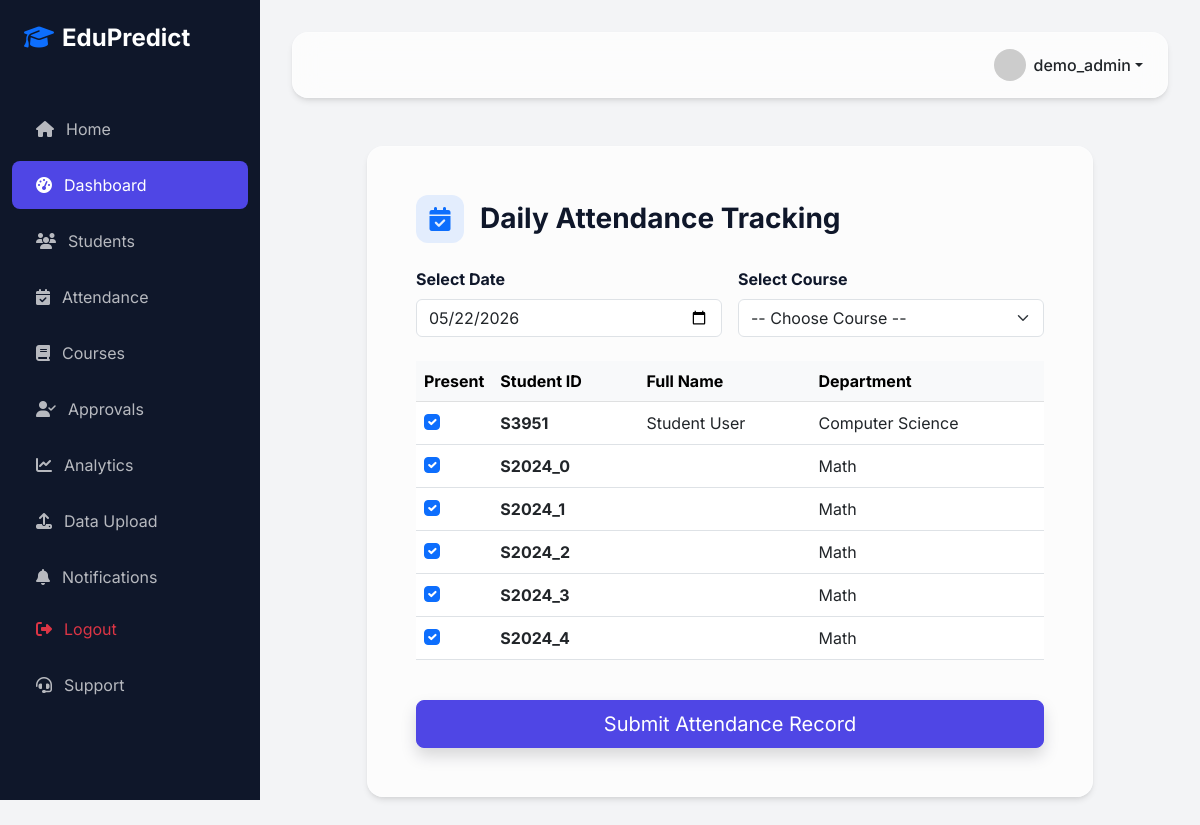
The app's page /dashboard/attendance/ (signed in) with its own data.
### accounts/models.py (models this page shows, shortened)
class User(AbstractUser):
    ROLE_CHOICES = (
        ('ADMIN', 'Admin'),
        ('TEACHER', 'Teacher'),
        ('STUDENT', 'Student'),
        ('ANALYST', 'Analyst'),
    )
    role = models.CharField(max_length=10, choices=ROLE_CHOICES, default='STUDENT')
    profile_pic = models.ImageField(upload_to='profiles/', null=True, blank=True)
    phone = models.CharField(max_length=15, null=True, blank=True)
    is_approved = models.BooleanField(default=False)
    def is_admin(self):
        return self.role == 'ADMIN'
    def is_teacher(self):
        return self.role == 'TEACHER'
    def is_student(self):
        return self.role == 'STUDENT'

### dashboard/models.py (models this page shows, shortened)
class Student(models.Model):
    user = models.OneToOneField(settings.AUTH_USER_MODEL, on_delete=models.CASCADE, related_name='student_profile')
    student_id = models.CharField(max_length=20, unique=True)
    department = models.CharField(max_length=100)
    semester = models.IntegerField(default=1)
    date_of_birth = models.DateField(null=True, blank=True)
    address = models.TextField(null=True, blank=True)

### dashboard/views.py (the view, shortened to what this page needs)
# urls.py: path('attendance/', views.mark_attendance_view, name='mark_attendance'),
@login_required
def mark_attendance_view(request):
    if not (request.user.is_teacher() or request.user.is_admin()):
        messages.error(request, "Access denied.")
        return redirect('dashboard')
    students = Student.objects.all()
    courses = Course.objects.all()
    return render(request, 'dashboard/mark_attendance.html', {'students': students, 'courses': courses})

### templates/dashboard/mark_attendance.html (shortened to what this page needs)
{% extends 'base.html' %}
{% block content %}
<div class="animate-fade-in pt-4">
    <div class="row justify-content-center">
        <div class="col-md-10">
            <div class="glass-card p-4 p-md-5">
                <div class="d-flex align-items-center mb-4">
                    <div class="stat-icon bg-primary bg-opacity-10 text-primary me-3">
                        <i class="fas fa-calendar-check"></i>
                    </div>
                    <h3 class="fw-bold mb-0">Daily Attendance Tracking</h3>
                </div>
                <form method="post">
                    <div class="row g-3 mb-4">
                        <div class="col-md-6">
                            <label class="form-label fw-bold">Select Date</label>
                            <input type="date" name="date" class="form-control" value="{% now 'Y-m-d' %}" required>
                        </div>
                        <div class="col-md-6">
                            <label class="form-label fw-bold">Select Course</label>
                            <select name="course_id" class="form-select" required>
                                <option value="">-- Choose Course --</option>
                            </select>
                        </div>
                    </div>
                    <div class="table-responsive">
                        <table class="table table-hover align-middle">
                            <thead class="table-light">
                                <tr>
                                    <th width="50">Present</th>
                                    <th>Student ID</th>
                                    <th>Full Name</th>
                                    <th>Department</th>
                                </tr>
                            </thead>
                            <tbody>
                                {% for student in students %}
                                <tr>
                                    <td class="text-center">
                                        <div class="form-check">
                                            <input class="form-check-input" type="checkbox" name="present_students" value="{{ student.id }}" checked>
                                        </div>
                                    </td>
                                    <td class="fw-bold">{{ student.student_id }}</td>
                                    <td>{{ student.user.get_full_name }}</td>
                                    <td>{{ student.department }}</td>
                                </tr>
                                {% empty %}
                                <tr>
                                    <td colspan="4" class="text-center py-4 text-secondary">No students available.</td>
                                </tr>
                                {% endfor %}
                            </tbody>
                        </table>
                    </div>
                    <div class="d-grid gap-2 mt-4">
                        <button type="submit" class="btn btn-primary btn-lg shadow">Submit Attendance Record</button>
                    </div>
                </form>
            </div>
        </div>
    </div>
</div>
{% endblock %}

### templates/base.html (shortened to what this page needs)
{% load static %}
<!DOCTYPE html>
<html lang="en">
<head>
    <link href="https://cdn.jsdelivr.net/npm/bootstrap@5.3.0/dist/css/bootstrap.min.css" rel="stylesheet">
    <link rel="stylesheet" href="https://cdnjs.cloudflare.com/ajax/libs/font-awesome/6.4.0/css/all.min.css">
    <link rel="stylesheet" href="{% static 'css/style.css' %}">
</head>
<body>
    {% if request.resolver_match.url_name not in 'home,login,register' %}
    <nav id="sidebar">
        <div class="p-4 mb-4">
            <h4 class="text-white fw-bold mb-0">
                <i class="fas fa-graduation-cap text-primary me-2"></i>EduPredict
            </h4>
        </div>
        <div class="nav flex-column">
            <a href="{% url 'home' %}" class="nav-link {% if request.resolver_match.url_name == 'home' %}active{% endif %}">
                <i class="fas fa-home"></i> Home
            </a>
            {% if user.is_authenticated %}
                <a href="{% url 'dashboard' %}" class="nav-link {% if 'dashboard' in request.path %}active{% endif %}">
                    <i class="fas fa-tachometer-alt"></i> Dashboard
                </a>
                {% if user.is_teacher or user.is_admin %}
                <a href="{% url 'student_list' %}" class="nav-link">
                    <i class="fas fa-users"></i> Students
                </a>
                <a href="{% url 'mark_attendance' %}" class="nav-link">
                    <i class="fas fa-calendar-check"></i> Attendance
                </a>
                <a href="{% url 'course_list' %}" class="nav-link">
                    <i class="fas fa-book"></i> Courses
                </a>
                {% if user.is_admin %}
                <a href="{% url 'approve_users' %}" class="nav-link">
                    <i class="fas fa-user-check"></i> Approvals
                </a>
                {% endif %}
                {% endif %}
                {% if not user.is_student %}
                <a href="{% url 'analytics' %}" class="nav-link">
                    <i class="fas fa-chart-line"></i> Analytics
                </a>
                <a href="{% url 'upload_data' %}" class="nav-link">
                    <i class="fas fa-upload"></i> Data Upload
                </a>
                {% endif %}
                <a href="{% url 'notifications' %}" class="nav-link">
                    <i class="fas fa-bell"></i> Notifications
                </a>
                <a href="{% url 'logout' %}" class="nav-link mt-auto text-danger">
                    <i class="fas fa-sign-out-alt"></i> Logout
                </a>
            {% endif %}
            <a href="{% url 'support' %}" class="nav-link">
                <i class="fas fa-headset"></i> Support
            </a>
        </div>
    </nav>
    {% endif %}
    <div id="content" {% if request.resolver_match.url_name in 'home,login,register' %}style="margin-left: 0;"{% endif %}>
        <nav class="navbar navbar-expand-lg glass-card mb-4 px-4 py-3 sticky-top" style="top: 15px; z-index: 1020; backdrop-filter: blur(15px);">
            <div class="container-fluid p-0">
                <div class="ms-auto d-flex align-items-center">
                    {% if user.is_authenticated %}
                        <div class="dropdown">
                            <a class="d-flex align-items-center text-decoration-none dropdown-toggle text-dark" href="#" role="button" data-bs-toggle="dropdown">
                                <img src="{% if user.profile_pic %}{{ user.profile_pic.url }}{% else %}https://ui-avatars.com/api/?name={{ user.username }}&background=4f46e5&color=fff{% endif %}" alt="Profile" class="rounded-circle me-2" width="32" height="32">
                                <span class="fw-medium">{{ user.username }}</span>
                            </a>
                        </div>
                    {% else %}
                        <a href="{% url 'login' %}" class="btn btn-primary me-2">Login</a>
                        <a href="{% url 'register' %}" class="btn btn-outline-primary">Sign Up</a>
                    {% endif %}
                </div>
            </div>
        </nav>
        {% block content %}{% endblock %}
    </div>
</body>
</html>

### static/css/style.css (style rules this page uses)
:root { --primary: #4f46e5; --primary-hover: #4338ca; --secondary: #64748b; --dark: #0f172a; --light: #f8fafc; --sidebar-width: 260px; }
body { font-family: 'Inter', sans-serif; background-color: #f3f4f6; color: var(--dark); overflow-x: hidden; }
.glass-card { background: rgba(255, 255, 255, 0.7); backdrop-filter: blur(10px); border: 1px solid rgba(255, 255, 255, 0.3); border-radius: 1rem; box-shadow: 0 4px 6px -1px rgba(0, 0, 0, 0.1), 0 2px 4px -1px rgba(0, 0, 0, 0.06); }
#sidebar { width: var(--sidebar-width); height: 100vh; position: fixed; left: 0; top: 0; background: var(--dark); color: white; transition: all 0.3s; z-index: 1000; }
#sidebar .nav-link { color: rgba(255, 255, 255, 0.7); padding: 0.75rem 1.5rem; display: flex; align-items: center; gap: 0.75rem; border-radius: 0.5rem; margin: 0.25rem 0.75rem; }
#sidebar .nav-link:hover, #sidebar .nav-link.active { background: var(--primary); color: white; }
#content { margin-left: var(--sidebar-width); padding: 2rem; min-height: 100vh; }
.animate-fade-in { animation: fadeIn 0.5s ease-out forwards; }
.btn-primary { background-color: var(--primary); border-color: var(--primary); }
.stat-icon { width: 48px; height: 48px; border-radius: 0.75rem; display: flex; align-items: center; justify-content: center; font-size: 1.5rem; }

### records on screen
User: username "demo_admin"
Student: student_id "S3951", user.get_full_name "Student User", department "Computer Science"
Student: student_id "S2024_0", department "Math"
Student: student_id "S2024_1", department "Math"
Student: student_id "S2024_2", department "Math"
Student: student_id "S2024_3", department "Math"
Student: student_id "S2024_4", department "Math"
